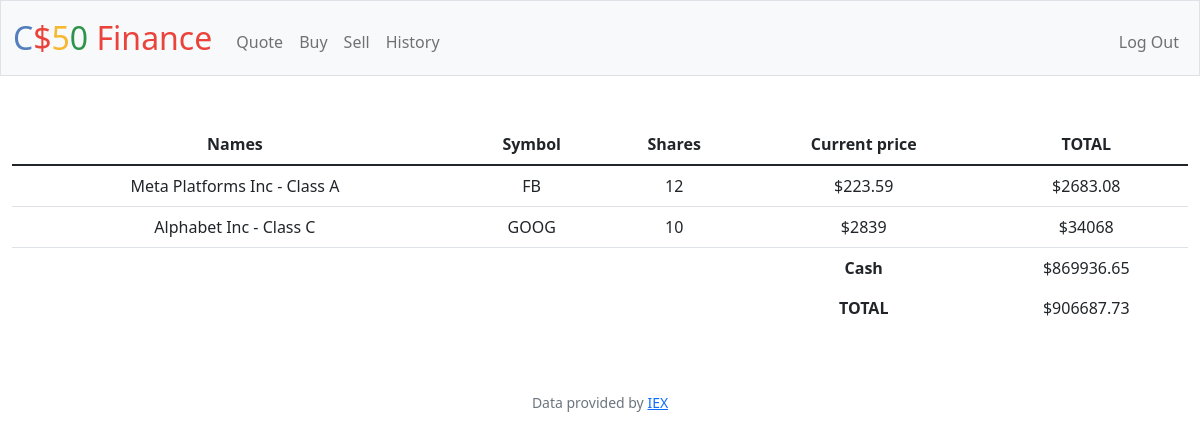
Page / (signed in) on the earlier database version.
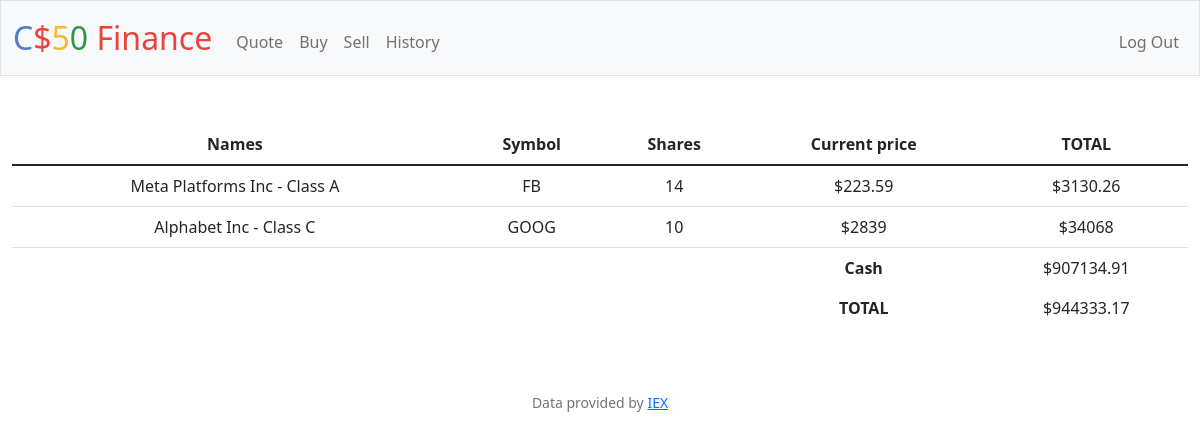
Same page on the later database version.
### tables this page shows
CREATE TABLE wallets (
    ownID INTEGER PRIMARY KEY AUTOINCREMENT NOT NULL,
    symbol TEXT NOT NULL,
    shares INTEGER NOT NULL,
    value INTEGER NOT NULL,
    total INTEGER NOT NULL,
    name TEXT NOT NULL,
    idName INTEGER NOT NULL,
    FOREIGN KEY (idName) REFERENCES users(id)
);

### app.py (the view)
@app.route("/")
@login_required
def index():
    current_user = session["user_id"]
    total = 0
    i = 0
    wallet_list = db.execute("SELECT * FROM wallets WHERE idName = ?", current_user)
    row2 = db.execute("SELECT cash FROM users WHERE id = ?", current_user)
    current_cash_float = row2[0]["cash"]
    current_cash = round(current_cash_float, 2)
    total_row = db.execute("SELECT total FROM wallets WHERE idName = ?", current_user)
    for row in total_row:
        tmp = total_row[i]["total"]
        total += tmp
        i += 1
    totaltotal_f = total + current_cash
    totaltotal = round(totaltotal_f, 2)
    return render_template("index.html", wallet=wallet_list, cash=current_cash, total=total, totaltotal=totaltotal)

### app.py (called while the page is built)
@app.after_request
def after_request(response):
    response.headers["Cache-Control"] = "no-cache, no-store, must-revalidate"
    response.headers["Expires"] = 0
    response.headers["Pragma"] = "no-cache"
    return response

### helpers.py (called while the page is built)
def login_required(f):
    @wraps(f)
    def decorated_function(*args, **kwargs):
        if session.get("user_id") is None:
            return redirect("/login")
        return f(*args, **kwargs)
    return decorated_function

### templates/index.html (shortened to what this page needs)
{% extends "layout.html" %}
{% block main %}
    <table class="table">
        <thead>
            <tr>
                <th>Names</th>
                <th>Symbol</th>
                <th>Shares</th>
                <th>Current price</th>
                <th>TOTAL</th>
            </tr>
        </thead>
        <tbody>
            {% for row in wallet %}
                <tr>
                    <td>{{ row.name }}</td>
                    <td>{{ row.symbol }}</td>
                    <td>{{ row.shares }}</td>
                    <td>${{ row.value }}</td>
                    <td>${{ row.total }}</td>
                </tr>
            {% endfor %}
                <tr>
                    <td class="no-border"></td>
                    <td class="no-border"></td>
                    <td class="no-border"></td>
                    <td class="no-border"><b>Cash</b></td>
                    <td class="no-border">${{ cash }}</td>
                </tr>
                <tr>
                    <td class="no-border"></td>
                    <td class="no-border"></td>
                    <td class="no-border"></td>
                    <td class="no-border"><b>TOTAL</b></td>
                    <td class="no-border">${{ totaltotal }}</td>
                </tr>
        </tbody>
    </table>
{% endblock %}

### templates/layout.html (shortened to what this page needs)
<!DOCTYPE html>
<html lang="en">
    <head>
        <link href="https://cdn.jsdelivr.net/npm/bootstrap@5.1.3/dist/css/bootstrap.min.css" rel="stylesheet">
        <link href="/static/styles.css" rel="stylesheet">
    </head>
    <body>
        <nav class="bg-light border navbar navbar-expand-md navbar-light">
            <div class="container-fluid">
                <a class="navbar-brand" href="/"><span class="blue">C</span><span class="red">$</span><span class="yellow">5</span><span class="green">0</span> <span class="red">Finance</span></a>
                <div class="collapse navbar-collapse" id="navbar">
                    {% if session["user_id"] %}
                        <ul class="navbar-nav me-auto mt-2">
                            <li class="nav-item"><a class="nav-link" href="/quote">Quote</a></li>
                            <li class="nav-item"><a class="nav-link" href="/buy">Buy</a></li>
                            <li class="nav-item"><a class="nav-link" href="/sell">Sell</a></li>
                            <li class="nav-item"><a class="nav-link" href="/history">History</a></li>
                        </ul>
                        <ul class="navbar-nav ms-auto mt-2">
                            <li class="nav-item"><a class="nav-link" href="/logout">Log Out</a></li>
                        </ul>
                    {% else %}
                        <ul class="navbar-nav ms-auto mt-2">
                            <li class="nav-item"><a class="nav-link" href="/register">Register</a></li>
                            <li class="nav-item"><a class="nav-link" href="/login">Log In</a></li>
                        </ul>
                    {% endif %}
                </div>
            </div>
        </nav>
        <main class="container-fluid py-5 text-center">
            {% block main %}{% endblock %}
        </main>
        <footer class="mb-5 small text-center text-muted">
            Data provided by <a href="https://iexcloud.io/">IEX</a>
        </footer>
    </body>
</html>

### static/styles.css (style rules this page uses)
nav .navbar-brand { font-size: xx-large; }
nav .navbar-brand .blue { color: #537fbe; }
nav .navbar-brand .red { color: #ea433b; }
nav .navbar-brand .yellow { color: #f5b82e; }
nav .navbar-brand .green { color: #2e944b; }
.no-border { border-style: none; }

Differences in the rows shown:
changed wallets "Meta Platforms Inc - Class A": shares "12" → "14"; total "2683.08" → "3130.26"
Other differences:
{{ cash }}: "869936.65" → "907134.91"
{{ totaltotal }}: "906687.73" → "944333.17"
